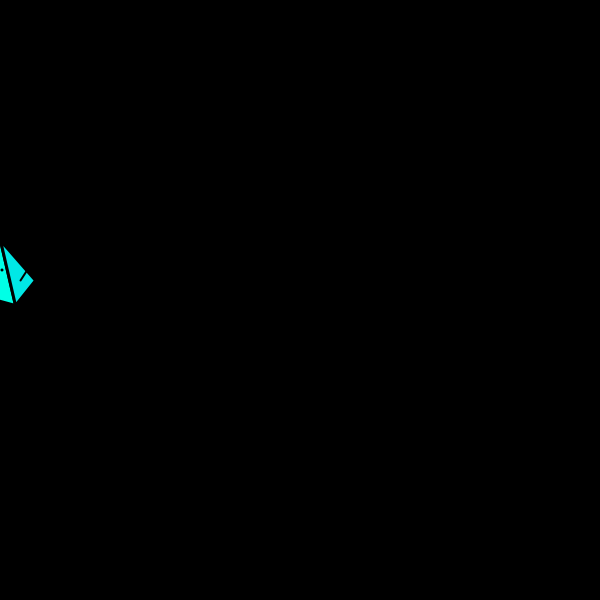
Frame 1 (no input)
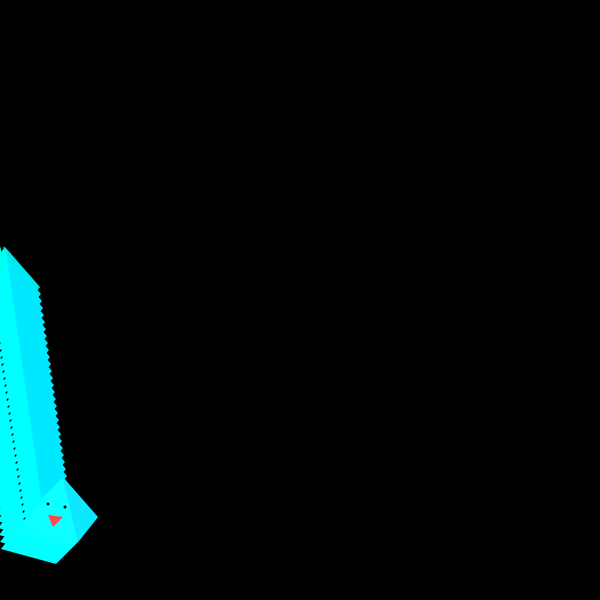
Frame 60 (the mouse pressed at the canvas centre just before this capture)
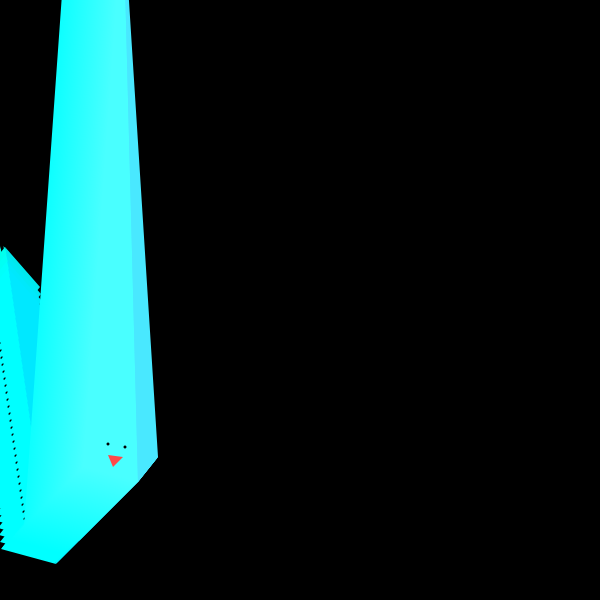
Frame 120 (the mouse held since frame 60 and released just before this capture)

The Processing sketch that drew these frames (run headless with seeded random() and noise(); from frame 60 on, the mouse is pressed at the canvas centre):

// Processing sketch: processing_126823
// ── processing_126823.pde

int x, y;
int vx, vy;

void setup() {
  size(600, 600);
  background(0);
  x=0;
  y=height/2;
  vx=5;
  vy=7;
}

void draw() {

  chara(x-50, y-70);

  x=x+vx;
  y=y+vy;
  if (x>width-200) {
    vx=-1;
  }

  if (-x>-100) {
    vx=1;
  }

  if (y>height-45) {
    vy=-1;
  }

  if (-y>-45) {
    vy=1;
  }

  if (mousePressed) {
    if ((mouseX > x-50)&&(mouseX < x+50)&&(mouseY > y-50)&&(mouseY < y+50)) {
      x=mouseX;
      y=mouseY;
    }
  }
}

void chara(int a, int b) {
  pushMatrix();
  translate(a, b);

  //background(a, 100, 210);
  //background(0);
  //background(254,255,237);
  strokeWeight(3);



  //stroke(188, 255, 219);
  fill(a, 255, b);
  triangle(10, 60, 50, 10, 65, 75);
  //strokeJoin(ROUND);
  fill(a, 232, b);
  triangle(65, 75, 50, 10, 85, 50);
  //strokeJoin(ROUND);

  if (mousePressed) {
    //stroke(188, 255, 219);
    fill(a, 255, b);
    triangle(10, 60, 50, -500, 65, 75);
    strokeJoin(ROUND);
    fill(a, 232, b);
    triangle(65, 75, 50, -500, 85, 50);
    strokeJoin(ROUND);
  }







  pushMatrix();
  translate(20, 45);
  rotate(map(a, 0, 200, 0, 3.14));
  //udemigi
  fill(219, 255, 0);
  strokeWeight(2);
  line(-100, 50, 0, 0);
  popMatrix();

  pushMatrix();
  fill(219, 255, 0);
  strokeWeight(2);
  translate(70, 50);
  rotate(map(a, 50, 200, 0, 3.14));
  line(0, 0, 50, 100);
  popMatrix() ;

  fill(219, 255, 0);
  strokeWeight(2);
  line(30, 65, 35, 85);

  fill(219, 255, 0);
  strokeWeight(2);
  line(57, 73, 49, 90);

  noStroke();
  fill(0, 0, 0);
  ellipse(52, 40, 3, 3);

  noStroke();
  fill(0, 0, 0);
  ellipse(35, 37, 3, 3);

  fill(255, 72, 72);
  triangle(35, 48, 50, 50, 40, 60);

  popMatrix();
}
